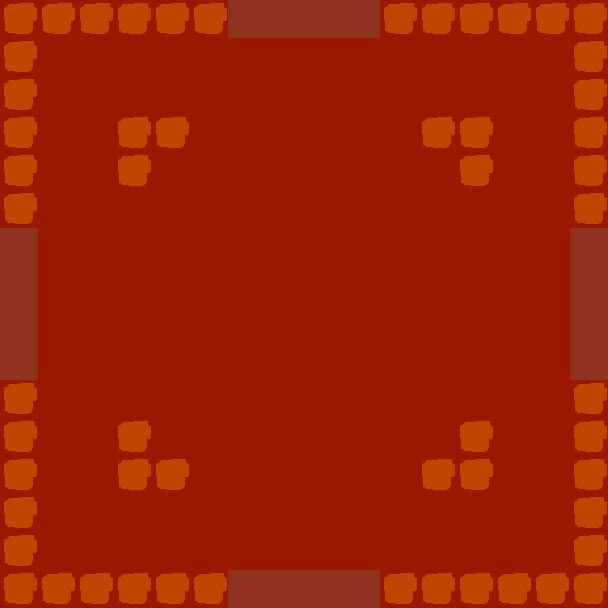

Tiled map render using the project's own tile images. Description and the whole map definition, tile-layer contents included, below:
An orthogonal 16x16 tile map with 38x38 px tiles, 2 tile layers (background, walls).

<map version="1.10" tiledversion="1.10.2" orientation="orthogonal" renderorder="right-down" width="16" height="16" tilewidth="38" tileheight="38" infinite="0" nextlayerid="3" nextobjectid="1">
 <tileset firstgid="1" source="deltaworld.tsx" />
 <layer id="1" name="background" width="16" height="16">
  <data encoding="csv">
8,8,8,8,8,8,9,9,9,9,8,8,8,8,8,8,
8,8,8,8,8,8,8,8,8,8,8,8,8,8,8,8,
8,8,8,8,8,8,8,8,8,8,8,8,8,8,8,8,
8,8,8,8,8,8,8,8,8,8,8,8,8,8,8,8,
8,8,8,8,8,8,8,8,8,8,8,8,8,8,8,8,
8,8,8,8,8,8,8,8,8,8,8,8,8,8,8,8,
9,8,8,8,8,8,8,8,8,8,8,8,8,8,8,9,
9,8,8,8,8,8,8,8,8,8,8,8,8,8,8,9,
9,8,8,8,8,8,8,8,8,8,8,8,8,8,8,9,
9,8,8,8,8,8,8,8,8,8,8,8,8,8,8,9,
8,8,8,8,8,8,8,8,8,8,8,8,8,8,8,8,
8,8,8,8,8,8,8,8,8,8,8,8,8,8,8,8,
8,8,8,8,8,8,8,8,8,8,8,8,8,8,8,8,
8,8,8,8,8,8,8,8,8,8,8,8,8,8,8,8,
8,8,8,8,8,8,8,8,8,8,8,8,8,8,8,8,
8,8,8,8,8,8,9,9,9,9,8,8,8,8,8,8
</data>
 </layer>
 <layer id="2" name="walls" width="16" height="16">
  <data encoding="csv">
7,7,7,7,7,7,0,0,0,0,7,7,7,7,7,7,
7,0,0,0,0,0,0,0,0,0,0,0,0,0,0,7,
7,0,0,0,0,0,0,0,0,0,0,0,0,0,0,7,
7,0,0,7,7,0,0,0,0,0,0,7,7,0,0,7,
7,0,0,7,0,0,0,0,0,0,0,0,7,0,0,7,
7,0,0,0,0,0,0,0,0,0,0,0,0,0,0,7,
0,0,0,0,0,0,0,0,0,0,0,0,0,0,0,0,
0,0,0,0,0,0,0,0,0,0,0,0,0,0,0,0,
0,0,0,0,0,0,0,0,0,0,0,0,0,0,0,0,
0,0,0,0,0,0,0,0,0,0,0,0,0,0,0,0,
7,0,0,0,0,0,0,0,0,0,0,0,0,0,0,7,
7,0,0,7,0,0,0,0,0,0,0,0,7,0,0,7,
7,0,0,7,7,0,0,0,0,0,0,7,7,0,0,7,
7,0,0,0,0,0,0,0,0,0,0,0,0,0,0,7,
7,0,0,0,0,0,0,0,0,0,0,0,0,0,0,7,
7,7,7,7,7,7,0,0,0,0,7,7,7,7,7,7
</data>
 </layer>
</map>
